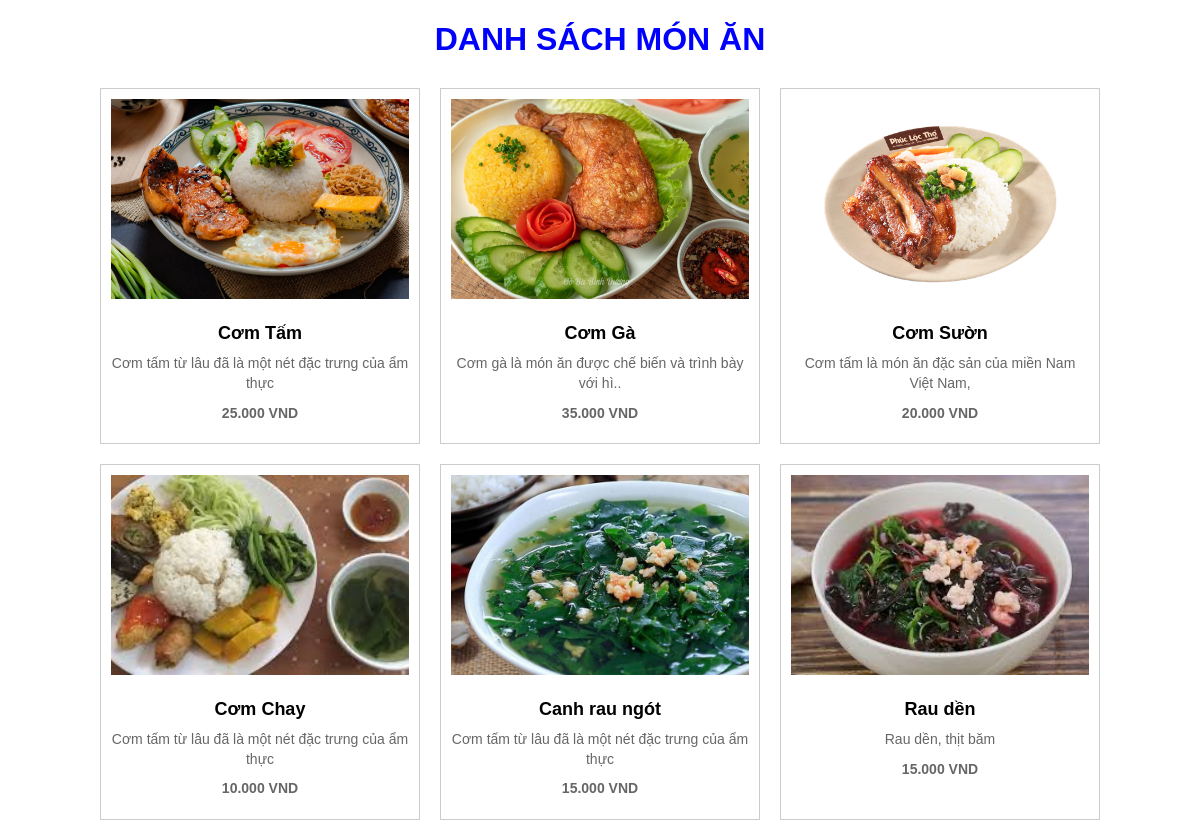
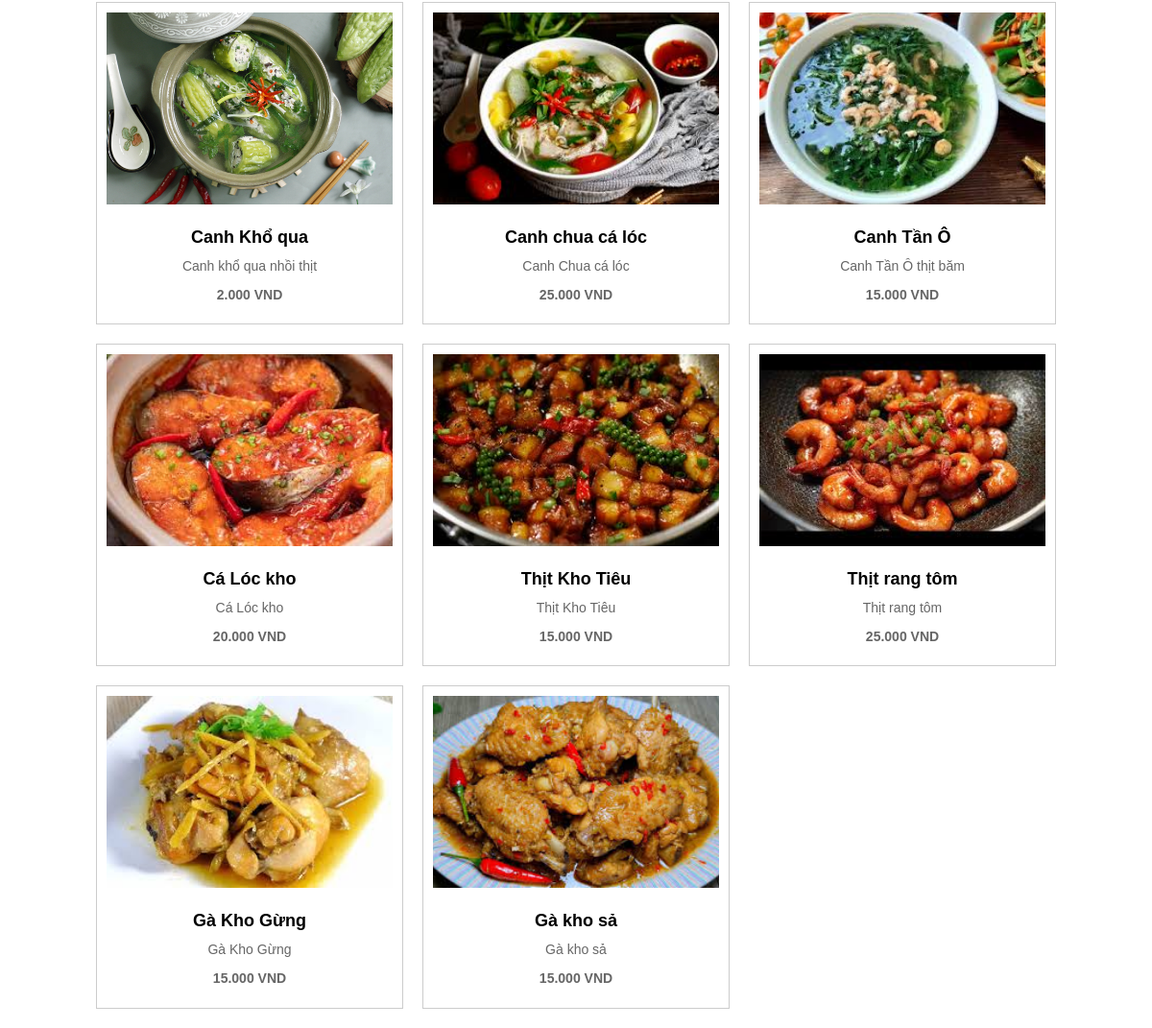
The app's page /C3/Bai8_2.php with its own data (2 pictures, top to bottom).
### tables this page shows
CREATE TABLE `mon_an` (
  `ma_mon` int(11) NOT NULL,
  `ma_loai` int(11) NOT NULL,
  `ten_mon` varchar(100) NOT NULL,
  `noi_dung_tom_tat` varchar(200) NOT NULL,
  `noi_dung_chi_tiet` varchar(500) NOT NULL,
  `don_gia` double NOT NULL,
  `don_gia_khuyen_mai` double NOT NULL,
  `khuyen_mai` varchar(200) NOT NULL DEFAULT 'Nước ngọt, khăn lạnh',
  `hinh` varchar(100) NOT NULL,
  `ngay_cap_nhat` date NOT NULL,
  `dvt` varchar(50) NOT NULL DEFAULT 'Đĩa',
  `trong_ngay` tinyint(1) NOT NULL
);

### C3/Bai8_2.php (the view, shortened to what this page needs)
<?php
$dbname = "ql_nha_hang";
$driver = "mysql:host=localhost;dbname=$dbname";
$username = "root";
$password = "";
try {
    $pdo = new PDO($driver, $username, $password);
    $stmt = $pdo->query("SELECT ten_mon, noi_dung_tom_tat, don_gia, hinh FROM mon_an");
    $dishes = $stmt->fetchAll(PDO::FETCH_ASSOC);
} catch (PDOException $e) {
    echo "Connection failed: " . $e->getMessage();
}
?>
<!DOCTYPE html>
<html lang="en">
<head>
</head>
<body>
    <div class="menu-container">
        <h1>DANH SÁCH MÓN ĂN</h1>
        <div class="menu-grid">
            <?php foreach ($dishes as $dish): ?>
                <div class="menu-item">
                    <img src="images/mon_an/<?php echo $dish['hinh']; ?>" alt="<?php echo $dish['ten_mon']; ?>">
                    <div class="menu-info">
                        <h2><?php echo $dish['ten_mon']; ?></h2>
                        <p><?php echo $dish['noi_dung_tom_tat']; ?></p>
                        <p class="price"><?php echo number_format($dish['don_gia'], 0, ',', '.'); ?> VND</p>
                    </div>
                </div>
            <?php endforeach; ?>
        </div>
    </div>
</body>
</html>

### C3/Bai8_2.php (style rules this page uses)
body { font-family: Arial, sans-serif; margin: 20px; }
h1 { color: blue; text-align: center; margin-bottom: 30px; }
.menu-container { max-width: 1000px; margin: 0 auto; }
.menu-grid { display: grid; grid-template-columns: repeat(3, 1fr); gap: 20px; }
.menu-item { border: 1px solid #ccc; padding: 10px; text-align: center; }
.menu-item img { width: 100%; height: 200px; object-fit: cover; margin-bottom: 10px; }
.menu-info h2 { color: #000; margin: 10px 0; font-size: 18px; }
.menu-info p { color: #666; margin: 10px 0; font-size: 14px; line-height: 1.4; }
.price { color: red; font-weight: bold; margin-top: 10px; }

### records on screen
mon_an: hinh (picture), ten_mon "Cơm Tấm", noi_dung_tom_tat "Cơm tấm từ lâu đã là một nét đặc trưng của ẩm thực", don_gia "25.000"
mon_an: hinh (picture), ten_mon "Cơm Gà", noi_dung_tom_tat "Cơm gà là món ăn được chế biến và trình bày với hì..", don_gia "35.000"
mon_an: hinh (picture), ten_mon "Cơm Sườn", noi_dung_tom_tat "Cơm tấm là món ăn đặc sản của miền Nam Việt Nam,", don_gia "20.000"
mon_an: hinh (picture), ten_mon "Cơm Chay", noi_dung_tom_tat "Cơm tấm từ lâu đã là một nét đặc trưng của ẩm thực", don_gia "10.000"
mon_an: hinh (picture), ten_mon "Canh rau ngót", noi_dung_tom_tat "Cơm tấm từ lâu đã là một nét đặc trưng của ẩm thực", don_gia "15.000"
mon_an: hinh (picture), ten_mon "Rau dền", noi_dung_tom_tat "Rau dền, thịt băm", don_gia "15.000"
mon_an: hinh (picture), ten_mon "Canh Khổ qua", noi_dung_tom_tat "Canh khổ qua nhồi thịt", don_gia "2.000"
mon_an: hinh (picture), ten_mon "Canh chua cá lóc", noi_dung_tom_tat "Canh Chua cá lóc", don_gia "25.000"
mon_an: hinh (picture), ten_mon "Canh Tần Ô", noi_dung_tom_tat "Canh Tần Ô thịt băm", don_gia "15.000"
mon_an: hinh (picture), ten_mon "Cá Lóc kho", noi_dung_tom_tat "Cá Lóc kho", don_gia "20.000"
mon_an: hinh (picture), ten_mon "Thịt Kho Tiêu", noi_dung_tom_tat "Thịt Kho Tiêu", don_gia "15.000"
mon_an: hinh (picture), ten_mon "Thịt rang tôm", noi_dung_tom_tat "Thịt rang tôm", don_gia "25.000"
mon_an: hinh (picture), ten_mon "Gà Kho Gừng", noi_dung_tom_tat "Gà Kho Gừng", don_gia "15.000"
mon_an: hinh (picture), ten_mon "Gà kho sả", noi_dung_tom_tat "Gà kho sả", don_gia "15.000"
